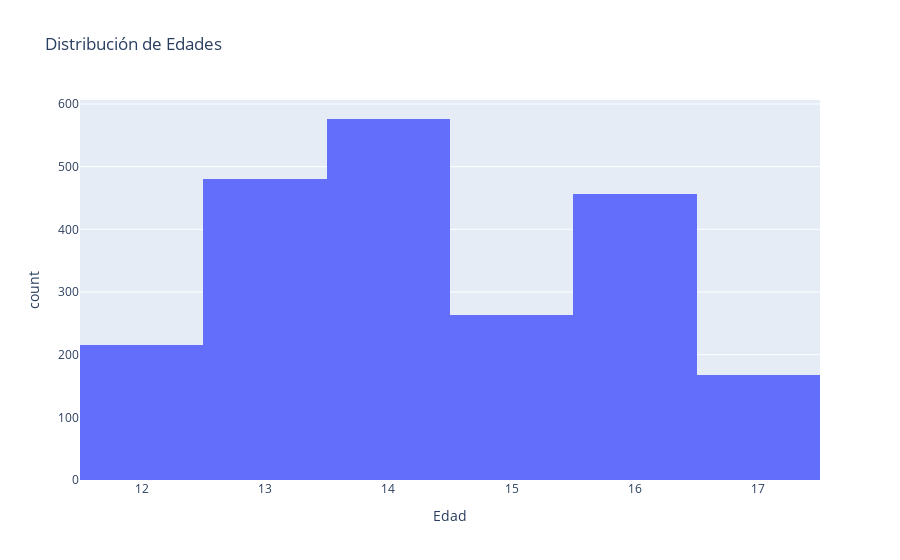

Notebook source saved alongside this figure:
### Code cell
fig = px.histogram(df, x="Edad", nbins=10, title="Distribución de Edades")
fig.show()

### Figure 1 — Plotly figure (JSON) as saved in the notebook; plotly's stock layout.template omitted (floating-point values rounded to 4 significant figures; data arrays with more than 128 entries replaced by an {"elided": "..."} marker saying what was removed)
{"data": [{"alignmentgroup": "True", "bingroup": "x", "hovertemplate": "Edad=%{x}<br>count=%{y}<extra></extra>", "legendgroup": "", "marker": {"color": "#636efa", "pattern": {"shape": ""}}, "name": "", "nbinsx": 10, "offsetgroup": "", "orientation": "v", "showlegend": false, "type": "histogram", "x": {"elided": "2160 int values"}, "xaxis": "x", "yaxis": "y"}], "layout": {"barmode": "relative", "legend": {"tracegroupgap": 0}, "title": {"text": "Distribución de Edades"}, "xaxis": {"anchor": "y", "domain": [0, 1], "title": {"text": "Edad"}}, "yaxis": {"anchor": "x", "domain": [0, 1], "title": {"text": "count"}}}}
